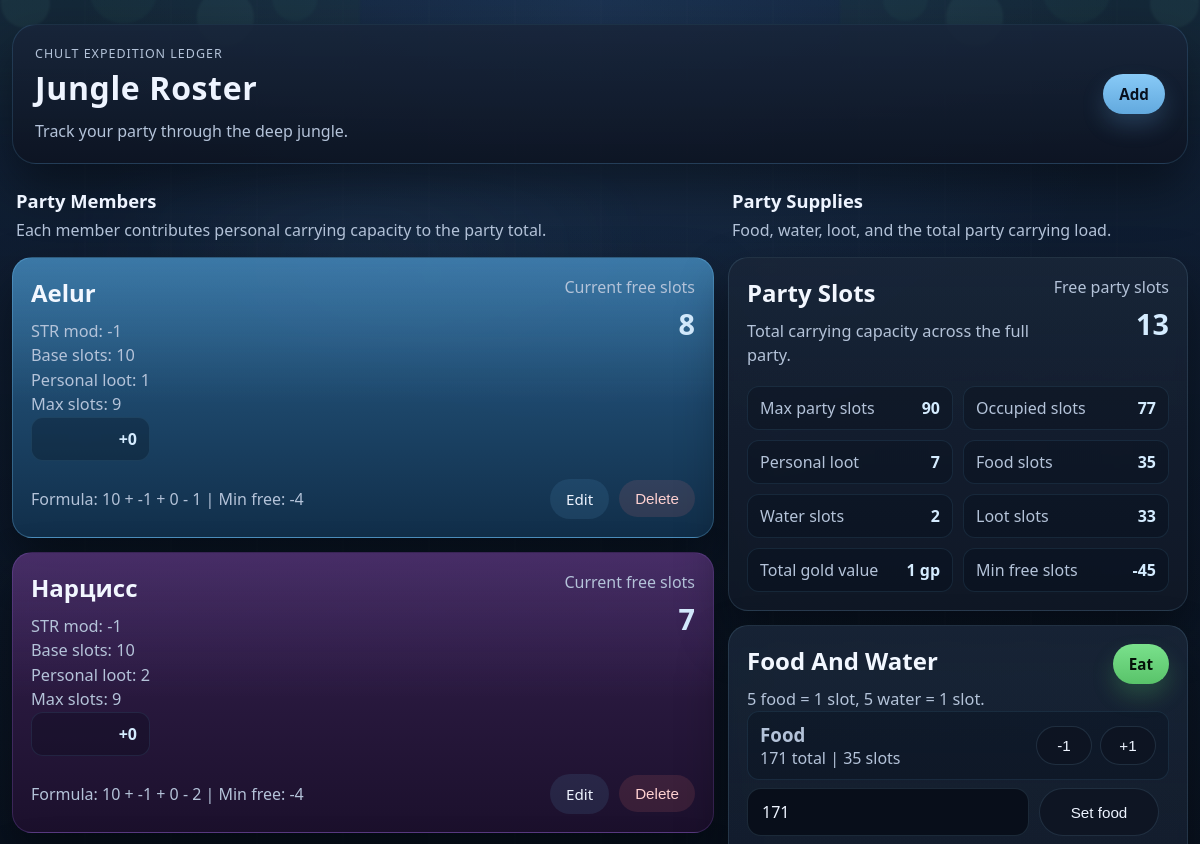
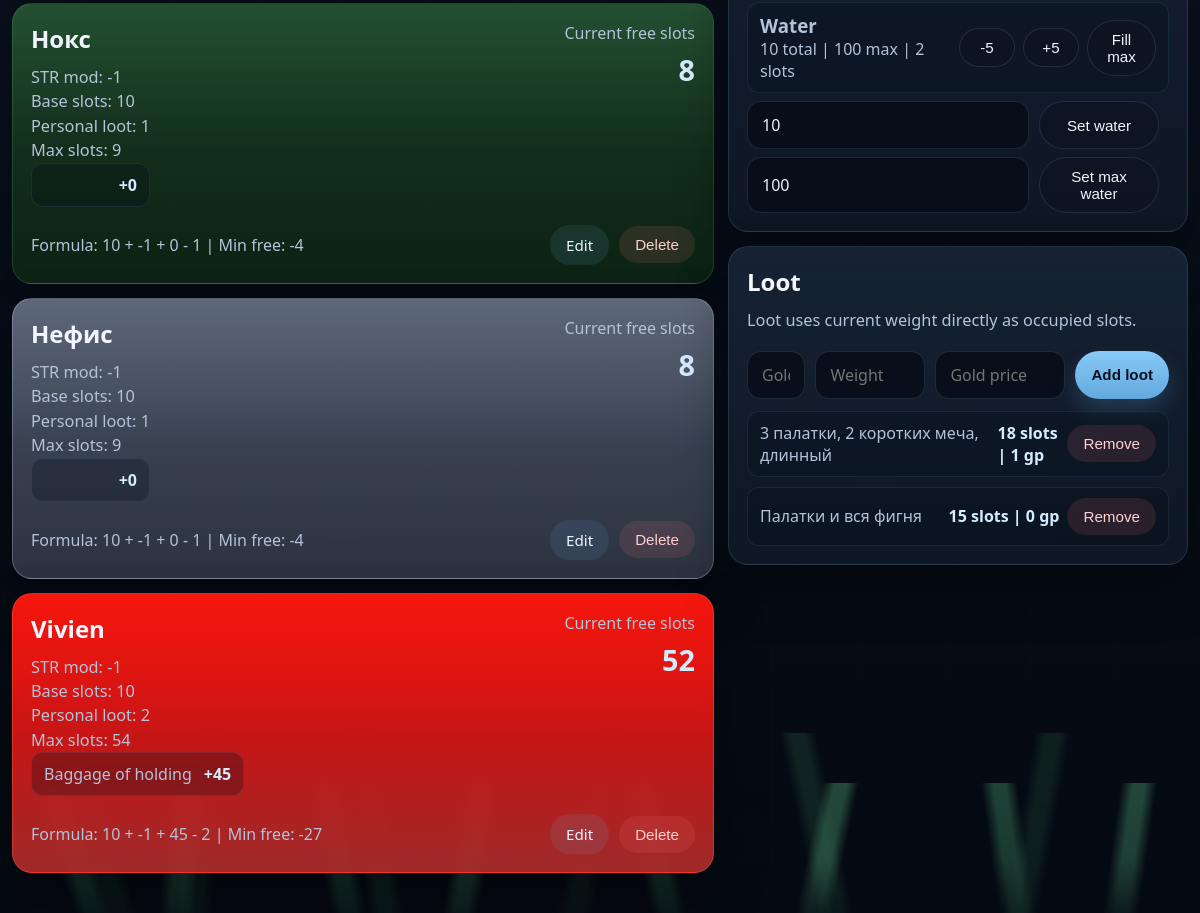
The page / on the database its author committed (2 pictures, top to bottom).
### tables this page shows
CREATE TABLE members (
            id INTEGER PRIMARY KEY AUTOINCREMENT,
            name TEXT NOT NULL,
            str_mod INTEGER NOT NULL DEFAULT 0,
            max_slots INTEGER NOT NULL DEFAULT 0,
            used_slots INTEGER NOT NULL DEFAULT 0,
            card_color TEXT NOT NULL DEFAULT 'dark-blue'
        );

CREATE TABLE extra_slots (
            id INTEGER PRIMARY KEY AUTOINCREMENT,
            member_id INTEGER NOT NULL,
            name TEXT NOT NULL,
            amount INTEGER NOT NULL DEFAULT 0,
            FOREIGN KEY (member_id) REFERENCES members (id) ON DELETE CASCADE
        );

CREATE TABLE party_supplies (
            id INTEGER PRIMARY KEY CHECK (id = 1),
            food REAL NOT NULL DEFAULT 0,
            water REAL NOT NULL DEFAULT 0
        , max_water REAL NOT NULL DEFAULT 0);

CREATE TABLE loot_items (
            id INTEGER PRIMARY KEY AUTOINCREMENT,
            name TEXT NOT NULL,
            amount INTEGER NOT NULL DEFAULT 0,
            gold_price INTEGER NOT NULL DEFAULT 0
        );

### app.py (the view)
@app.route("/")
def index() -> str:
    members = get_members_with_capacity()
    supplies = get_party_supplies()
    loot_items = get_loot_items()
    food_slots = slots_for_supply(float(supplies["food"]))
    water_slots = slots_for_supply(float(supplies["water"]))
    loot_slots = sum(item["amount"] for item in loot_items)
    personal_loot_slots = sum(int(member["used_slots"]) for member in members)
    max_party_slots = sum(int(member["max_slots"]) for member in members)
    occupied_slots = personal_loot_slots + food_slots + water_slots + loot_slots
    party_overload_limit = overload_limit(max_party_slots)
    total_gold_value = sum(item["gold_price"] for item in loot_items)
    return render_template(
        "index.html",
        members=members,
        supplies=supplies,
        loot_items=loot_items,
        party_summary={
            "max_party_slots": max_party_slots,
            "occupied_slots": occupied_slots,
            "free_party_slots": max_party_slots - occupied_slots,
            "food_slots": food_slots,
            "water_slots": water_slots,
            "loot_slots": loot_slots,
            "personal_loot_slots": personal_loot_slots,
            "party_overload_limit": party_overload_limit,
            "total_gold_value": total_gold_value,
        },
    )

### app.py (called while the page is built, shortened)
@app.template_filter("pretty_amount")
def pretty_amount(value: float | int) -> str:
    numeric = float(value)
    if numeric.is_integer():
        return str(int(numeric))
    return f"{numeric:.1f}".rstrip("0").rstrip(".")

def get_db() -> sqlite3.Connection:
    if "db" not in g:
        g.db = sqlite3.connect(DATABASE)
        g.db.row_factory = sqlite3.Row
        g.db.execute("PRAGMA foreign_keys = ON")
    return g.db

def ensure_party_supply_columns(db: sqlite3.Connection) -> None:
    columns = {
        row[1] for row in db.execute("PRAGMA table_info(party_supplies)").fetchall()
    }
    if "max_water" not in columns:
        db.execute(
            "ALTER TABLE party_supplies ADD COLUMN max_water REAL NOT NULL DEFAULT 0"
        )
        db.commit()

def get_member_extra_slots(member_id: int) -> list[sqlite3.Row]:
    return get_db().execute(
        """
        SELECT id, name, amount
        FROM extra_slots
        WHERE member_id = ?
        ORDER BY id
        """,
        (member_id,),
    ).fetchall()

def get_party_supplies() -> sqlite3.Row:
    ensure_party_supply_columns(get_db())
    supplies = get_db().execute(
        "SELECT food, water, max_water FROM party_supplies WHERE id = 1"
    ).fetchone()
    return supplies

def get_loot_items() -> list[sqlite3.Row]:
    return get_db().execute(
        """
        SELECT id, name, amount, gold_price
        FROM loot_items
        ORDER BY id DESC
        """
    ).fetchall()

def slots_for_supply(amount: float) -> int:
    if amount <= 0:
        return 0
    return int((amount + 4.9999) // 5)

def overload_limit(max_slots: int) -> int:
    return max_slots // 2

### templates/index.html (shortened to what this page needs)
{% extends "base.html" %}
{% block content %}
  <section class="page-layout">
    <div class="page-column members-column">
      <div class="section-intro">
        <h2>Party Members</h2>
        <p>Each member contributes personal carrying capacity to the party total.</p>
      </div>
      <section class="card-list">
        {% for member in members %}
          <article class="member-card member-theme-{{ member['card_color'] }}{% if member['current_free_slots'] <= 0 %} warning-card{% endif %}">
            <div class="card-header">
              <div>
                <h2>{{ member["name"] }}</h2>
                <p>STR mod: {{ member["str_mod"] }}</p>
                <p>Base slots: 10</p>
                <p>Personal loot: {{ member["used_slots"] }}</p>
                <p>Max slots: {{ member["max_slots"] }}</p>
                {% if member["extra_slots"] %}
                  <div class="extra-slot-summary">
                    {% for item in member["extra_slots"] %}
                      <div class="extra-slot-item">
                        <span>{{ item["name"] }}</span>
                        <strong>+{{ item["amount"] }}</strong>
                      </div>
                    {% endfor %}
                  </div>
                {% endif %}
              </div>
              <div class="slot-pill">
                <span>Current free slots</span>
                <strong>{{ member["current_free_slots"] }}</strong>
              </div>
            </div>
            <div class="card-footer">
              <span class="used-slots">Formula: 10 + {{ member["str_mod"] }} + {{ member["extra_slots_total"] }} - {{ member["used_slots"] }} | Min free: -{{ member["overload_limit"] }}</span>
              <div class="actions">
                <a href="{{ url_for('edit_member', member_id=member['id']) }}">Edit</a>
                <form action="{{ url_for('delete_member', member_id=member['id']) }}" method="post">
                  <button type="submit" onclick="return confirm('Delete this entry?');">Delete</button>
                </form>
              </div>
            </div>
          </article>
        {% else %}
          <div class="empty-state">
            <h2>No entries yet</h2>
            <p>Add your first character or expedition member to get started.</p>
          </div>
        {% endfor %}
      </section>
    </div>
    <aside class="page-column sidebar-column">
      <div class="section-intro">
        <h2>Party Supplies</h2>
        <p>Food, water, loot, and the total party carrying load.</p>
      </div>
      <section class="dashboard-stack">
        <article class="member-card summary-card{% if party_summary['free_party_slots'] <= 0 %} warning-card{% endif %}">
          <div class="card-header">
            <div>
              <h2>Party Slots</h2>
              <p>Total carrying capacity across the full party.</p>
            </div>
            <div class="slot-pill">
              <span>Free party slots</span>
              <strong>{{ party_summary["free_party_slots"] }}</strong>
            </div>
          </div>
          <div class="summary-stats">
            <div class="summary-stat">
              <span>Max party slots</span>
              <strong>{{ party_summary["max_party_slots"] }}</strong>
            </div>
            <div class="summary-stat">
              <span>Occupied slots</span>
              <strong>{{ party_summary["occupied_slots"] }}</strong>
            </div>
            <div class="summary-stat">
              <span>Personal loot</span>
              <strong>{{ party_summary["personal_loot_slots"] }}</strong>
            </div>
            <div class="summary-stat">
              <span>Food slots</span>
              <strong>{{ party_summary["food_slots"] }}</strong>
            </div>
            <div class="summary-stat">
              <span>Water slots</span>
              <strong>{{ party_summary["water_slots"] }}</strong>
            </div>
            <div class="summary-stat">
              <span>Loot slots</span>
              <strong>{{ party_summary["loot_slots"] }}</strong>
            </div>
            <div class="summary-stat">
              <span>Total gold value</span>
              <strong>{{ party_summary["total_gold_value"] }} gp</strong>
            </div>
            <div class="summary-stat">
              <span>Min free slots</span>
              <strong>-{{ party_summary["party_overload_limit"] }}</strong>
            </div>
          </div>
        </article>
        <article class="member-card resource-card">
          <div class="card-header">
            <div>
              <h2>Food And Water</h2>
              <p>5 food = 1 slot, 5 water = 1 slot.</p>
            </div>
            <a class="primary-button eat-button" href="{{ url_for('eat_page') }}">Eat</a>
          </div>
          <div class="resource-list">
            <div class="resource-row">
              <div>
                <h3>Food</h3>
                <p>{{ supplies["food"]|pretty_amount }} total | {{ party_summary["food_slots"] }} slot{{ '' if party_summary["food_slots"] == 1 else 's' }}</p>
              </div>
              <div class="quick-actions">
                <form action="{{ url_for('update_supplies') }}" method="post">
                  <button type="submit">-1</button>
                </form>
                <form action="{{ url_for('update_supplies') }}" method="post">
                  <button type="submit">+1</button>
                </form>
              </div>
            </div>
            <form class="resource-add-form" action="{{ url_for('update_supplies') }}" method="post">
              <input type="number" name="amount" min="0" step="0.5" value="{{ supplies['food']|pretty_amount }}" required>
              <button type="submit">Set food</button>
            </form>
            <div class="resource-row">
              <div>
                <h3>Water</h3>
                <p>{{ supplies["water"]|pretty_amount }} total | {{ supplies["max_water"]|pretty_amount }} max | {{ party_summary["water_slots"] }} slot{{ '' if party_summary["water_slots"] == 1 else 's' }}</p>
              </div>
              <div class="quick-actions">
                <form action="{{ url_for('update_supplies') }}" method="post">
                  <button type="submit">-5</button>
                </form>
                <form action="{{ url_for('update_supplies') }}" method="post">
                  <button type="submit">+5</button>
                </form>
                <form action="{{ url_for('update_supplies') }}" method="post">
                  <button type="submit">Fill max</button>
                </form>
              </div>
            </div>
            <form class="resource-add-form" action="{{ url_for('update_supplies') }}" method="post">
              <input type="number" name="amount" min="0" step="0.5" value="{{ supplies['water']|pretty_amount }}" required>
              <button type="submit">Set water</button>
            </form>
            <form class="resource-add-form" action="{{ url_for('update_supplies') }}" method="post">
              <input type="number" name="amount" min="0" step="0.5" value="{{ supplies['max_water']|pretty_amount }}" required>
              <button type="submit">Set max water</button>
            </form>
          </div>
        </article>
        <article class="member-card loot-card-panel">
          <div class="card-header">
            <div>
              <h2>Loot</h2>
              <p>Loot uses current weight directly as occupied slots.</p>
            </div>
          </div>
          <form class="loot-form loot-form-wide" action="{{ url_for('add_loot') }}" method="post">
            <input type="text" name="name" placeholder="Gold idol, jade goblet" required>
            <input type="number" name="amount" min="1" placeholder="Weight" required>
            <input type="number" name="gold_price" min="0" placeholder="Gold price" required>
            <button class="primary-button" type="submit">Add loot</button>
          </form>
          <div class="extra-slot-summary loot-list">
            {% for item in loot_items %}
              <div class="extra-slot-item loot-item-row">
                <span>{{ item["name"] }}</span>
                <div class="loot-item-actions">
                  <strong>{{ item["amount"] }} slots | {{ item["gold_price"] }} gp</strong>
                  <form action="{{ url_for('delete_loot', loot_id=item['id']) }}" method="post">
                    <button type="submit">Remove</button>
                  </form>
                </div>
              </div>
            {% else %}
              <p class="muted-text">No loot tracked yet.</p>
            {% endfor %}
          </div>
        </article>
      </section>
    </aside>
  </section>
{% endblock %}

### templates/base.html (shortened to what this page needs)
<!doctype html>
<html lang="en">
  <head>
    <link rel="stylesheet" href="{{ url_for('static', filename='styles.css') }}">
  </head>
  <body>
    <div class="scene-backdrop" aria-hidden="true">
      <div class="mist mist-one"></div>
      <div class="mist mist-two"></div>
      <div class="canopy canopy-left"></div>
      <div class="canopy canopy-right"></div>
      <div class="dino dino-left"></div>
      <div class="dino dino-right"></div>
      <div class="grass grass-back"></div>
      <div class="grass grass-front"></div>
    </div>
    <div class="app-shell">
      <header class="topbar">
        <div class="title-group">
          <p class="eyebrow">Chult Expedition Ledger</p>
          <h1>Jungle Roster</h1>
          <p class="tagline">Track your party through the deep jungle.</p>
        </div>
        <a class="primary-button" href="{{ url_for('add_member') }}">Add</a>
      </header>
      <main>
        {% block content %}{% endblock %}
      </main>
    </div>
  </body>
</html>

### rows shown on the page
members: name "Aelur", str_mod "-1", used_slots "1", max_slots "9", current_free_slots "8", extra_slots_total "0", overload_limit "4"
extra_slots: amount "0"
members: name "Нарцисс", str_mod "-1", used_slots "2", max_slots "9", current_free_slots "7", extra_slots_total "0", overload_limit "4"
extra_slots: amount "0"
members: name "Нокс", str_mod "-1", used_slots "1", max_slots "9", current_free_slots "8", extra_slots_total "0", overload_limit "4"
extra_slots: amount "0"
members: name "Нефис", str_mod "-1", used_slots "1", max_slots "9", current_free_slots "8", extra_slots_total "0", overload_limit "4"
extra_slots: amount "0"
members: name "Vivien", str_mod "-1", used_slots "2", max_slots "54", current_free_slots "52", extra_slots_total "45", overload_limit "27"
extra_slots: name "Baggage of holding", amount "45"
party_supplies: food|pretty_amount "171", amount "171", water|pretty_amount "10", max_water|pretty_amount "100", amount "10", amount "100"
loot_items: name "3 палатки, 2 коротких меча, длинный", amount "18", gold_price "1"
loot_items: name "Палатки и вся фигня", amount "15", gold_price "0"

### other values the page prints
{{ party_summary["free_party_slots"] }} "13"
{{ party_summary["max_party_slots"] }} "90"
{{ party_summary["occupied_slots"] }} "77"
{{ party_summary["personal_loot_slots"] }} "7"
{{ party_summary["food_slots"] }} "35"
{{ party_summary["water_slots"] }} "2"
{{ party_summary["loot_slots"] }} "33"
{{ party_summary["total_gold_value"] }} "1"
{{ party_summary["party_overload_limit"] }} "45"
{{ '' if party_summary["food_slots"] == 1 else 's' }} "s"
{{ '' if party_summary["water_slots"] == 1 else 's' }} "s"
